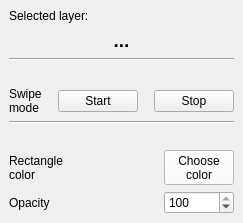
<?xml version="1.0" encoding="UTF-8"?>
<ui version="4.0">
 <class>mainDockWidget</class>
 <widget class="QDockWidget" name="mainDockWidget">
  <property name="geometry">
   <rect>
    <x>0</x>
    <y>0</y>
    <width>243</width>
    <height>223</height>
   </rect>
  </property>
  <property name="windowTitle">
   <string>MapSwipe</string>
  </property>
  <widget class="QWidget" name="dockWidgetContents">
   <layout class="QVBoxLayout" name="verticalLayout_2">
    <item>
     <widget class="QLabel" name="label_4">
      <property name="text">
       <string>Selected layer:</string>
      </property>
     </widget>
    </item>
    <item>
     <widget class="QLabel" name="layerNameLabel">
      <property name="font">
       <font>
        <pointsize>14</pointsize>
        <weight>75</weight>
        <bold>true</bold>
       </font>
      </property>
      <property name="text">
       <string>...</string>
      </property>
      <property name="alignment">
       <set>Qt::AlignCenter</set>
      </property>
      <property name="wordWrap">
       <bool>true</bool>
      </property>
      <property name="textInteractionFlags">
       <set>Qt::NoTextInteraction</set>
      </property>
     </widget>
    </item>
    <item>
     <widget class="Line" name="line_2">
      <property name="orientation">
       <enum>Qt::Horizontal</enum>
      </property>
     </widget>
    </item>
    <item>
     <spacer name="verticalSpacer">
      <property name="orientation">
       <enum>Qt::Vertical</enum>
      </property>
      <property name="sizeHint" stdset="0">
       <size>
        <width>20</width>
        <height>40</height>
       </size>
      </property>
     </spacer>
    </item>
    <item>
     <layout class="QHBoxLayout" name="horizontalLayout">
      <item>
       <widget class="QLabel" name="label_5">
        <property name="text">
         <string>Swipe
mode</string>
        </property>
       </widget>
      </item>
      <item>
       <spacer name="horizontalSpacer_2">
        <property name="orientation">
         <enum>Qt::Horizontal</enum>
        </property>
        <property name="sizeHint" stdset="0">
         <size>
          <width>40</width>
          <height>20</height>
         </size>
        </property>
       </spacer>
      </item>
      <item>
       <spacer name="horizontalSpacer_3">
        <property name="orientation">
         <enum>Qt::Horizontal</enum>
        </property>
        <property name="sizeHint" stdset="0">
         <size>
          <width>40</width>
          <height>20</height>
         </size>
        </property>
       </spacer>
      </item>
      <item>
       <widget class="QPushButton" name="startButton">
        <property name="text">
         <string>Start</string>
        </property>
       </widget>
      </item>
      <item>
       <spacer name="horizontalSpacer_4">
        <property name="orientation">
         <enum>Qt::Horizontal</enum>
        </property>
        <property name="sizeHint" stdset="0">
         <size>
          <width>40</width>
          <height>20</height>
         </size>
        </property>
       </spacer>
      </item>
      <item>
       <spacer name="horizontalSpacer">
        <property name="orientation">
         <enum>Qt::Horizontal</enum>
        </property>
        <property name="sizeHint" stdset="0">
         <size>
          <width>40</width>
          <height>20</height>
         </size>
        </property>
       </spacer>
      </item>
      <item>
       <widget class="QPushButton" name="stopButton">
        <property name="text">
         <string>Stop</string>
        </property>
        <property name="flat">
         <bool>false</bool>
        </property>
       </widget>
      </item>
     </layout>
    </item>
    <item>
     <widget class="Line" name="line">
      <property name="orientation">
       <enum>Qt::Horizontal</enum>
      </property>
     </widget>
    </item>
    <item>
     <spacer name="verticalSpacer_2">
      <property name="orientation">
       <enum>Qt::Vertical</enum>
      </property>
      <property name="sizeHint" stdset="0">
       <size>
        <width>20</width>
        <height>40</height>
       </size>
      </property>
     </spacer>
    </item>
    <item>
     <layout class="QVBoxLayout" name="verticalLayout">
      <item>
       <layout class="QHBoxLayout" name="horizontalLayout_3">
        <item>
         <widget class="QLabel" name="label_2">
          <property name="text">
           <string>Rectangle
color</string>
          </property>
         </widget>
        </item>
        <item>
         <widget class="QToolButton" name="colorChooserButton">
          <property name="maximumSize">
           <size>
            <width>70</width>
            <height>16777215</height>
           </size>
          </property>
          <property name="palette">
           <palette>
            <active>
             <colorrole role="WindowText">
              <brush brushstyle="SolidPattern">
               <color alpha="255">
                <red>0</red>
                <green>0</green>
                <blue>0</blue>
               </color>
              </brush>
             </colorrole>
             <colorrole role="Button">
              <brush brushstyle="SolidPattern">
               <color alpha="255">
                <red>255</red>
                <green>255</green>
                <blue>255</blue>
               </color>
              </brush>
             </colorrole>
             <colorrole role="Light">
              <brush brushstyle="SolidPattern">
               <color alpha="255">
                <red>255</red>
                <green>255</green>
                <blue>255</blue>
               </color>
              </brush>
             </colorrole>
             <colorrole role="Midlight">
              <brush brushstyle="SolidPattern">
               <color alpha="255">
                <red>255</red>
                <green>255</green>
                <blue>255</blue>
               </color>
              </brush>
             </colorrole>
             <colorrole role="Dark">
              <brush brushstyle="SolidPattern">
               <color alpha="255">
                <red>127</red>
                <green>127</green>
                <blue>127</blue>
               </color>
              </brush>
             </colorrole>
             <colorrole role="Mid">
              <brush brushstyle="SolidPattern">
               <color alpha="255">
                <red>170</red>
                <green>170</green>
                <blue>170</blue>
               </color>
              </brush>
             </colorrole>
             <colorrole role="Text">
              <brush brushstyle="SolidPattern">
               <color alpha="255">
                <red>0</red>
                <green>0</green>
                <blue>0</blue>
               </color>
              </brush>
             </colorrole>
             <colorrole role="BrightText">
              <brush brushstyle="SolidPattern">
               <color alpha="255">
                <red>255</red>
                <green>255</green>
                <blue>255</blue>
               </color>
              </brush>
             </colorrole>
             <colorrole role="ButtonText">
              <brush brushstyle="SolidPattern">
               <color alpha="255">
                <red>0</red>
                <green>0</green>
                <blue>0</blue>
               </color>
              </brush>
             </colorrole>
             <colorrole role="Base">
              <brush brushstyle="SolidPattern">
               <color alpha="255">
                <red>255</red>
                <green>255</green>
                <blue>255</blue>
               </color>
              </brush>
             </colorrole>
             <colorrole role="Window">
              <brush brushstyle="SolidPattern">
               <color alpha="255">
                <red>255</red>
                <green>255</green>
                <blue>255</blue>
               </color>
              </brush>
             </colorrole>
             <colorrole role="Shadow">
              <brush brushstyle="SolidPattern">
               <color alpha="255">
                <red>0</red>
                <green>0</green>
                <blue>0</blue>
               </color>
              </brush>
             </colorrole>
             <colorrole role="AlternateBase">
              <brush brushstyle="SolidPattern">
               <color alpha="255">
                <red>255</red>
                <green>255</green>
                <blue>255</blue>
               </color>
              </brush>
             </colorrole>
             <colorrole role="ToolTipBase">
              <brush brushstyle="SolidPattern">
               <color alpha="255">
                <red>255</red>
                <green>255</green>
                <blue>220</blue>
               </color>
              </brush>
             </colorrole>
             <colorrole role="ToolTipText">
              <brush brushstyle="SolidPattern">
               <color alpha="255">
                <red>0</red>
                <green>0</green>
                <blue>0</blue>
               </color>
              </brush>
             </colorrole>
            </active>
            <inactive>
             <colorrole role="WindowText">
              <brush brushstyle="SolidPattern">
               <color alpha="255">
                <red>0</red>
                <green>0</green>
                <blue>0</blue>
               </color>
              </brush>
             </colorrole>
             <colorrole role="Button">
              <brush brushstyle="SolidPattern">
               <color alpha="255">
                <red>255</red>
                <green>255</green>
                <blue>255</blue>
               </color>
              </brush>
             </colorrole>
             <colorrole role="Light">
              <brush brushstyle="SolidPattern">
               <color alpha="255">
                <red>255</red>
                <green>255</green>
                <blue>255</blue>
               </color>
              </brush>
             </colorrole>
             <colorrole role="Midlight">
              <brush brushstyle="SolidPattern">
               <color alpha="255">
                <red>255</red>
                <green>255</green>
                <blue>255</blue>
               </color>
              </brush>
             </colorrole>
             <colorrole role="Dark">
              <brush brushstyle="SolidPattern">
               <color alpha="255">
                <red>127</red>
                <green>127</green>
                <blue>127</blue>
               </color>
              </brush>
             </colorrole>
             <colorrole role="Mid">
              <brush brushstyle="SolidPattern">
               <color alpha="255">
                <red>170</red>
                <green>170</green>
                <blue>170</blue>
               </color>
              </brush>
             </colorrole>
             <colorrole role="Text">
              <brush brushstyle="SolidPattern">
               <color alpha="255">
                <red>0</red>
                <green>0</green>
                <blue>0</blue>
               </color>
              </brush>
             </colorrole>
             <colorrole role="BrightText">
              <brush brushstyle="SolidPattern">
               <color alpha="255">
                <red>255</red>
                <green>255</green>
                <blue>255</blue>
               </color>
              </brush>
             </colorrole>
             <colorrole role="ButtonText">
              <brush brushstyle="SolidPattern">
               <color alpha="255">
                <red>0</red>
                <green>0</green>
                <blue>0</blue>
               </color>
              </brush>
             </colorrole>
             <colorrole role="Base">
              <brush brushstyle="SolidPattern">
               <color alpha="255">
                <red>255</red>
                <green>255</green>
                <blue>255</blue>
               </color>
              </brush>
             </colorrole>
             <colorrole role="Window">
              <brush brushstyle="SolidPattern">
               <color alpha="255">
                <red>255</red>
                <green>255</green>
                <blue>255</blue>
               </color>
              </brush>
             </colorrole>
             <colorrole role="Shadow">
              <brush brushstyle="SolidPattern">
               <color alpha="255">
                <red>0</red>
                <green>0</green>
                <blue>0</blue>
               </color>
              </brush>
             </colorrole>
             <colorrole role="AlternateBase">
              <brush brushstyle="SolidPattern">
               <color alpha="255">
                <red>255</red>
                <green>255</green>
                <blue>255</blue>
               </color>
              </brush>
             </colorrole>
             <colorrole role="ToolTipBase">
              <brush brushstyle="SolidPattern">
               <color alpha="255">
                <red>255</red>
                <green>255</green>
                <blue>220</blue>
               </color>
              </brush>
             </colorrole>
             <colorrole role="ToolTipText">
              <brush brushstyle="SolidPattern">
               <color alpha="255">
                <red>0</red>
                <green>0</green>
                <blue>0</blue>
               </color>
              </brush>
             </colorrole>
            </inactive>
            <disabled>
             <colorrole role="WindowText">
              <brush brushstyle="SolidPattern">
               <color alpha="255">
                <red>127</red>
                <green>127</green>
                <blue>127</blue>
               </color>
              </brush>
             </colorrole>
             <colorrole role="Button">
              <brush brushstyle="SolidPattern">
               <color alpha="255">
                <red>255</red>
                <green>255</green>
                <blue>255</blue>
               </color>
              </brush>
             </colorrole>
             <colorrole role="Light">
              <brush brushstyle="SolidPattern">
               <color alpha="255">
                <red>255</red>
                <green>255</green>
                <blue>255</blue>
               </color>
              </brush>
             </colorrole>
             <colorrole role="Midlight">
              <brush brushstyle="SolidPattern">
               <color alpha="255">
                <red>255</red>
                <green>255</green>
                <blue>255</blue>
               </color>
              </brush>
             </colorrole>
             <colorrole role="Dark">
              <brush brushstyle="SolidPattern">
               <color alpha="255">
                <red>127</red>
                <green>127</green>
                <blue>127</blue>
               </color>
              </brush>
             </colorrole>
             <colorrole role="Mid">
              <brush brushstyle="SolidPattern">
               <color alpha="255">
                <red>170</red>
                <green>170</green>
                <blue>170</blue>
               </color>
              </brush>
             </colorrole>
             <colorrole role="Text">
              <brush brushstyle="SolidPattern">
               <color alpha="255">
                <red>127</red>
                <green>127</green>
                <blue>127</blue>
               </color>
              </brush>
             </colorrole>
             <colorrole role="BrightText">
              <brush brushstyle="SolidPattern">
               <color alpha="255">
                <red>255</red>
                <green>255</green>
                <blue>255</blue>
               </color>
              </brush>
             </colorrole>
             <colorrole role="ButtonText">
              <brush brushstyle="SolidPattern">
               <color alpha="255">
                <red>127</red>
                <green>127</green>
                <blue>127</blue>
               </color>
              </brush>
             </colorrole>
             <colorrole role="Base">
              <brush brushstyle="SolidPattern">
               <color alpha="255">
                <red>255</red>
                <green>255</green>
                <blue>255</blue>
               </color>
              </brush>
             </colorrole>
             <colorrole role="Window">
              <brush brushstyle="SolidPattern">
               <color alpha="255">
                <red>255</red>
                <green>255</green>
                <blue>255</blue>
               </color>
              </brush>
             </colorrole>
             <colorrole role="Shadow">
              <brush brushstyle="SolidPattern">
               <color alpha="255">
                <red>0</red>
                <green>0</green>
                <blue>0</blue>
               </color>
              </brush>
             </colorrole>
             <colorrole role="AlternateBase">
              <brush brushstyle="SolidPattern">
               <color alpha="255">
                <red>255</red>
                <green>255</green>
                <blue>255</blue>
               </color>
              </brush>
             </colorrole>
             <colorrole role="ToolTipBase">
              <brush brushstyle="SolidPattern">
               <color alpha="255">
                <red>255</red>
                <green>255</green>
                <blue>220</blue>
               </color>
              </brush>
             </colorrole>
             <colorrole role="ToolTipText">
              <brush brushstyle="SolidPattern">
               <color alpha="255">
                <red>0</red>
                <green>0</green>
                <blue>0</blue>
               </color>
              </brush>
             </colorrole>
            </disabled>
           </palette>
          </property>
          <property name="text">
           <string>Choose
color</string>
          </property>
         </widget>
        </item>
       </layout>
      </item>
      <item>
       <layout class="QHBoxLayout" name="horizontalLayout_2">
        <item>
         <widget class="QLabel" name="label">
          <property name="text">
           <string>Opacity</string>
          </property>
         </widget>
        </item>
        <item>
         <widget class="QSpinBox" name="spinBoxOpacity">
          <property name="maximumSize">
           <size>
            <width>70</width>
            <height>16777215</height>
           </size>
          </property>
          <property name="maximum">
           <number>100</number>
          </property>
          <property name="singleStep">
           <number>10</number>
          </property>
          <property name="value">
           <number>100</number>
          </property>
         </widget>
        </item>
       </layout>
      </item>
     </layout>
    </item>
   </layout>
  </widget>
 </widget>
 <resources/>
 <connections/>
</ui>
